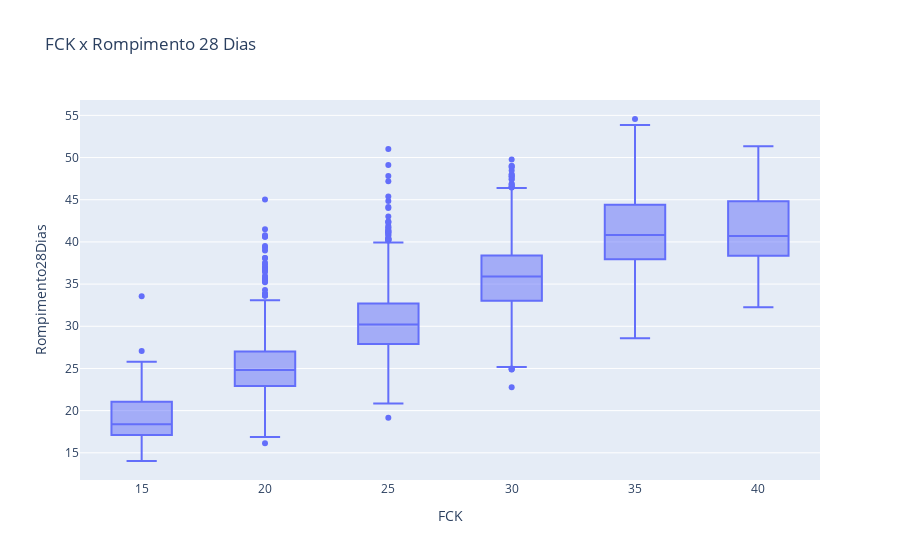

Write notebook code for a chart like this one.
### Code cell
fig = px.box(dados_aglomerante, x="FCK", y="Rompimento28Dias", title='FCK x Rompimento 28 Dias')
fig.show()

### Figure 1 — Plotly figure (JSON) as saved in the notebook; plotly's stock layout.template omitted (floating-point values rounded to 4 significant figures; data arrays with more than 128 entries replaced by an {"elided": "..."} marker saying what was removed)
{"data": [{"alignmentgroup": "True", "hovertemplate": "FCK=%{x}<br>Rompimento28Dias=%{y}<extra></extra>", "legendgroup": "", "marker": {"color": "#636efa"}, "name": "", "notched": false, "offsetgroup": "", "orientation": "v", "showlegend": false, "type": "box", "x": {"elided": "6388 int values"}, "x0": " ", "xaxis": "x", "y": {"elided": "6388 float values"}, "y0": " ", "yaxis": "y"}], "layout": {"boxmode": "group", "legend": {"tracegroupgap": 0}, "title": {"text": "FCK x Rompimento 28 Dias"}, "xaxis": {"anchor": "y", "domain": [0, 1], "title": {"text": "FCK"}}, "yaxis": {"anchor": "x", "domain": [0, 1], "title": {"text": "Rompimento28Dias"}}}}
